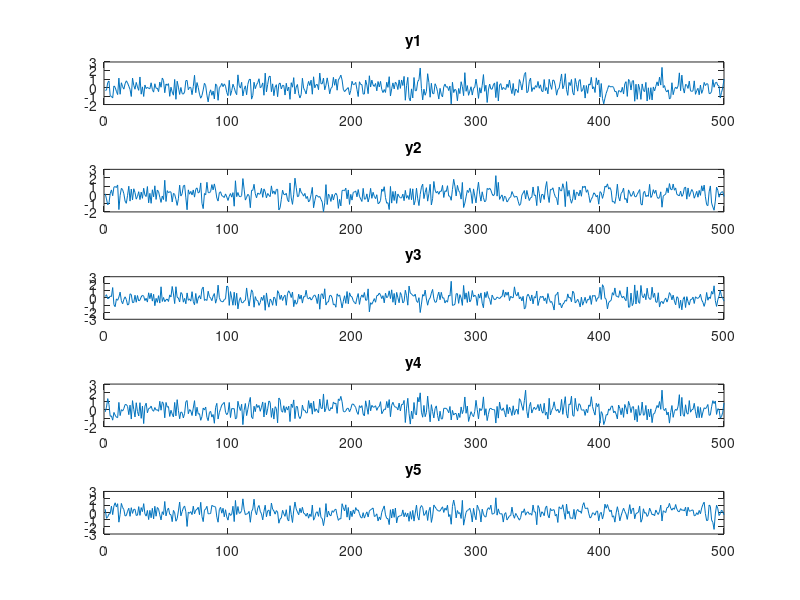

Reproduce this figure in MATLAB. (Note: this script raises an error after producing the figure.)
clear all; close all; 
clc;

%% VAR
% P_M=zeros(5,1);
M=20;        %capteurs  
N=500;       %nb_echantillons
sigma_s=1;  %energie signal recu
sigma_v=0.1;%energie du bruit
theta0=40*(pi/180);      %degré élévation de la source
K=1;

%% Filtrage Spatial Capon 1 source

test=1;
if test==1  % N=1 echantillon


v = sqrt(sigma_v/2)*(randn(M,1)+1i*randn(M,1)); % [5x1]      % bruit pour chaque capteur
s = sqrt(sigma_s/2)*(randn(K,1)+1i*randn(K,1));               % [1x1]      % signal recu
A=zeros(M,K);                 % [5x1]      % direction arrivee de la source determinee par chaque capteur

for i =1:M
    A(i,1) = exp(-1i*pi*(i-1)*sin(theta0));
end

y = A*s + v;
end


% N=500 echantillons
V_n = sqrt(sigma_v/2)*(randn(M,N)+1i*randn(M,N));% [5x500]    % bruit pour chaque capteur, pour chaque échantillon
S_n = sqrt(sigma_s/2)*(randn(K,N)+1i*randn(K,N));              % [1x500]    % signal recu de la source, pour chaque echantillon
% A=zeros(5,1);                  % [5x1]      % direction arrivee de la source determinee par chaque capteur pour un echantillon
A_n = zeros(M,K);              % [5x500]    % % direction arrivee de la source determinee par chaque capteur pour chaque echantillon

for k=1:K
    
    A=zeros(M,1);
    for i=1:M
        A(i,1) = exp(-1i*pi*(i-1)*sin(theta0));
    end
    A_n(:,k) = A; % on concatene l'observation des 5 capteur pour chaque echantillon
        
end

Y_n = A_n*S_n + V_n;

xx=1:N;

disp=1;
if disp==1   
figure,

subplot(5,1,1);plot(xx,Y_n(1,:));title('y1');
subplot(5,1,2);plot(xx,Y_n(2,:));title('y2');
subplot(5,1,3);plot(xx,Y_n(3,:));title('y3');
subplot(5,1,4);plot(xx,Y_n(4,:));title('y4');
subplot(5,1,5);plot(xx,Y_n(5,:));title('y5');

suptitle('signal reçu par chaque capteur M');
end

%% Filtre de Capon

% On a besoin de R autocorrelation du signal recu
% on l'a pas donc il faut l'estimer
% on l'estime avec les N=500 samples de y, dans chaque colonnes de Y_n
% R_chap [5x5]
% R_chap = (1/N)*sum(Y_n*conj(Y_n)'); % * X' *=conj transposé

R_chap = (1/N)*(Y_n*Y_n') ; % Dans cours X* = X.' dans matlab
R_chap_inv = inv(R_chap);


% w_chap = zeros(M,1); %[5x1]
% w_teta = [];
% W_cap=[]; %[5x181]
P=[];     %E_estime_sortie_filtre % [1x181] = une pour chaque angle

for teta=-pi/2:pi/180:pi/2 % on parcourt tous les angles
    
    a_teta_fixe_M_capteurs = zeros(M,1); % [5x1]
    
    for m = 1:M % w pour chaque capteur
        a_teta_fixe_M_capteurs(m,1) = exp(-1i*pi*(m-1)*sin(teta)); %on calcul les vecteur directionnels pour chaque teta
    end
    
    a_teta_fixe_M_capteurs_conj = zeros(1,M);
    a_teta_fixe_M_capteurs_conj = a_teta_fixe_M_capteurs'; % [5x1]* = [5x1].' = [1x5]
    
%     w_teta = (R_chap_inv*a_teta_fixe_M_capteurs)/(a_teta_fixe_M_capteurs_conj*R_chap_inv*a_teta_fixe_M_capteurs); %inv(A)*b=A\b
    
%     W_cap = [W_cap w_teta]; %On stock le filtre pour chaque capteur [5x181] => 181 angles
    
    p_teta = 1/(a_teta_fixe_M_capteurs_conj*R_chap_inv*a_teta_fixe_M_capteurs);
    P = [ P p_teta ];   % [1x181] = une pour chaque angle
    
end


angle_radian = -pi/2:pi/180:pi/2;

figure,
plot( angle_radian*180/pi,abs(P));
xlabel('\theta (\circ)');
ylabel('P(\theta)','rotation',0);
%Spectre de puissance estimé en sortie du filtre de Capon
title("P(\theta) pour \theta = 40\circ et M = "+M+" capteurs");
% legend('M=5','M=20','M=50','M=100');

% https://fr.mathworks.com/matlabcentral/answers/298499-direction-of-arrival-estimation-of-multiple-signals-using-capon-mvdr-beamformer
% https://fr.mathworks.com/matlabcentral/answers/359847-direction-of-arrival-estimation-of-a-chirp-noised-and-attenuated-using-capon-mvdr-beamformer

